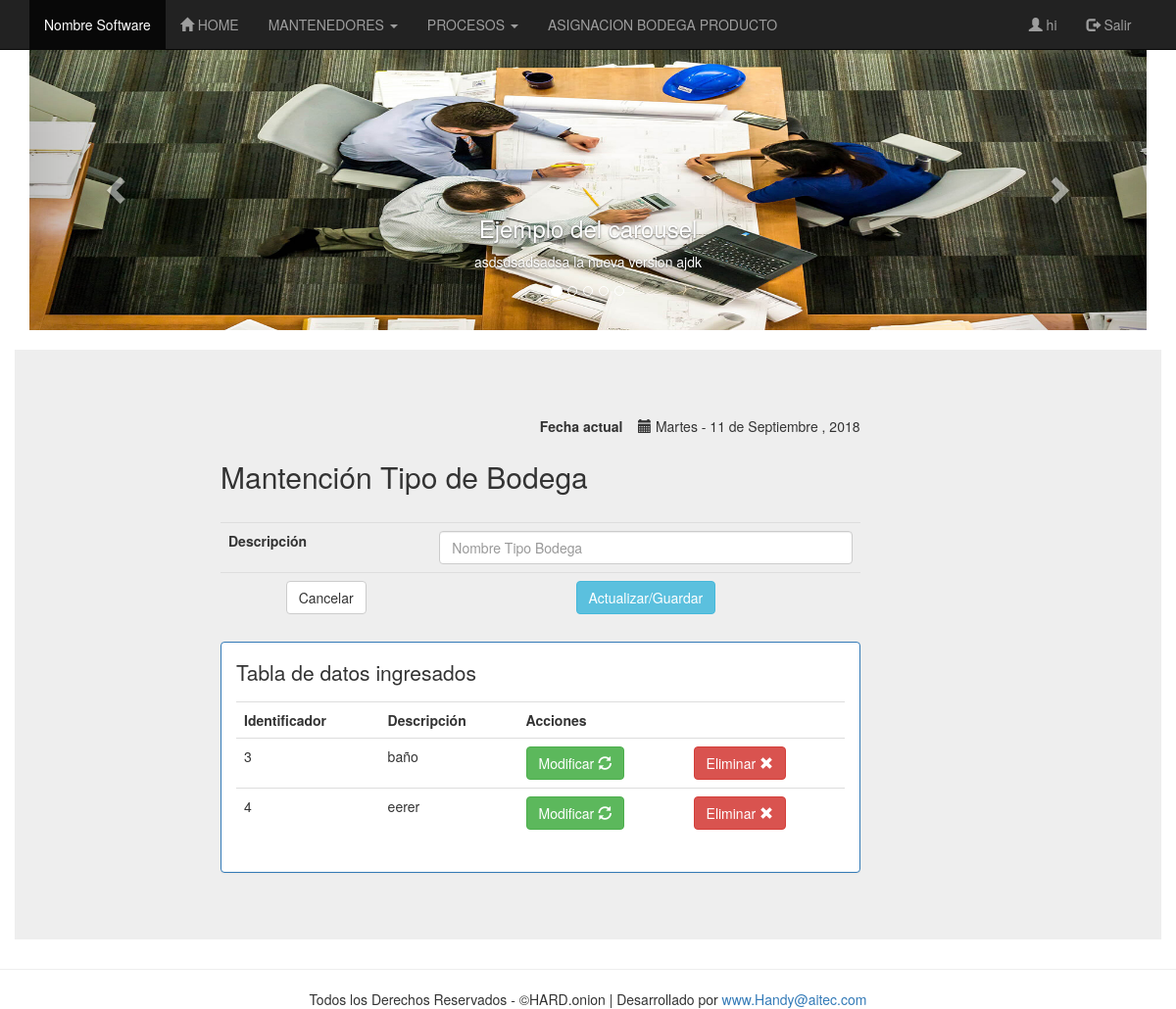
Screenshot of /index.php?control=mantipobodega (signed in) with the database file from the repository.
### tables this page shows
CREATE TABLE `ttipo_bodega` (
  `ID_TIPO_BODEGA` int(11) NOT NULL,
  `DESCRIPCION` varchar(50) DEFAULT NULL
);

### controlador/fecha.php (called while the page is built)
<?php
$fecha = getdate();
$diaN  = date('d');
$anio  = date('Y');
$meses = ["Enero", "Febrero", "Marzo", "Abril", "Mayo", "Junio", "Julio", "Agosto", "Septiembre", "Octubre", "Noviembre", "Diciembre"];
$diaS  = ["Domingo", "Lunes", "Martes", "Miercoles", "Jueves", "Viernes", "Sábado"];
$dia   = $diaS[$fecha['wday']];
$mes   = $meses[$fecha['mon'] - 1];

### vista/mantipobodega.view.php (the view, shortened to what this page needs)
<div class="container jumbotron">
	<div class="row">
		<div class="col-sm-2">
		</div>
		<div class="col-sm-7">
   <?php
include 'controlador/fecha.php';
?>
<br>
  <div class="btn-group btn-group-justified" role="group">
         <div class="fecha pull-right">
            <label>Fecha actual &nbsp;&nbsp;</label>
                    <i class="glyphicon glyphicon-calendar"></i>
                    <span><?php echo "$dia - $diaN de $mes , $anio " ?></span>
                </div></div>
			<h2>Mantención Tipo de Bodega</h2><br>
			<table class="table">
				<form action="#" name="tipobodega" method="post">
					<tr>
						<th>Descripción &nbsp;</th>
						<td><input type="text" name="descrip" id="descrip" maxlength="30" required placeholder="Nombre Tipo Bodega" class="form-control" onpaste="return false"></td>
					</tr>
					<tr>
						<td align="center">
							<input type="reset" name="limpiar" value="Cancelar" class="btn btn-default">
						</td>
						<td align="center">
							<input type="submit" name="enviar" value="Actualizar/Guardar" class="btn btn-info">
						</td>
					</tr>
				</form>
			</table>
			      <div class="panel panel-primary">
        <div class="panel-body">
         <p> Tabla de datos ingresados </p>
              <div class="table-responsive">
			<table class="table">
				<tr>
					<th>Identificador</th>
					<th>Descripción</th>
					<th colspan="2">Acciones</th>
				</tr>
					<?php
while ($row = mysqli_fetch_array($rs)) {
    ?>
							<tr>
								<td><?php echo $row['Identificador'] ?></td>
								<td><?php echo $row['DESCRIPCION'] ?></td>
								<td><button class="btn btn-success" onclick="moverTipoBodega(<?php echo $row['Identificador'] ?>,'<?php echo $row['DESCRIPCION'] ?>')">Modificar <span class="glyphicon glyphicon-refresh" aria-hidden="true"></span></button></td>
								<td><button class="btn btn-danger" onclick="eliminaTipoBodega(<?php echo $row['Identificador'] ?>)">Eliminar <span class="glyphicon glyphicon-remove" aria-hidden="true"></span></button></td>
							</tr>
							<?php
}
?>
			</table>
		</div></div></div>
		</div>
		<div class="col-sm-2">
		</div>
	</div>
</div>

### rows the page displays
ttipo_bodega: ID_TIPO_BODEGA "3", DESCRIPCION "baño"
ttipo_bodega: ID_TIPO_BODEGA "4", DESCRIPCION "eerer"

### other values shown
$_SESSION['usuario'] "hi"
$dia "Martes"
$diaN "11"
$mes "Septiembre"
$anio "2018"
